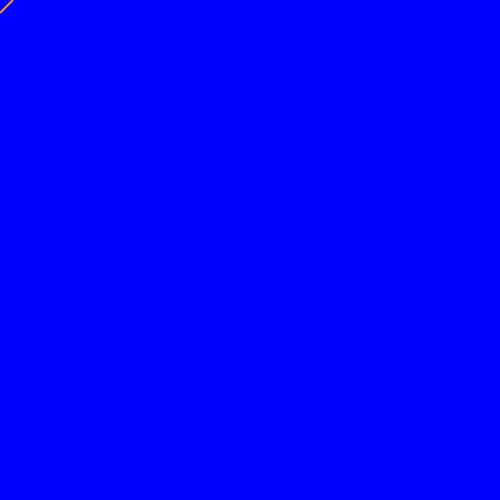
Frame 1 (no input)
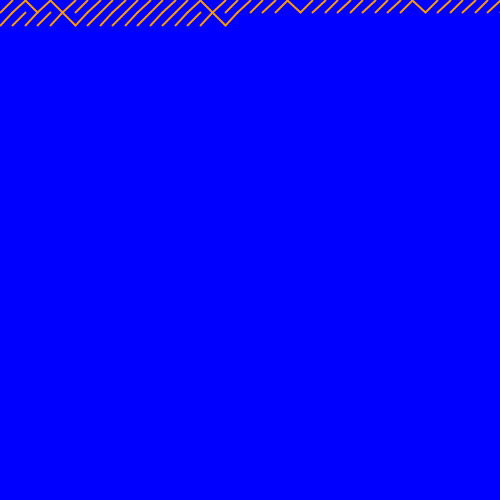
Frame 60 (the mouse pressed at the canvas centre just before this capture)
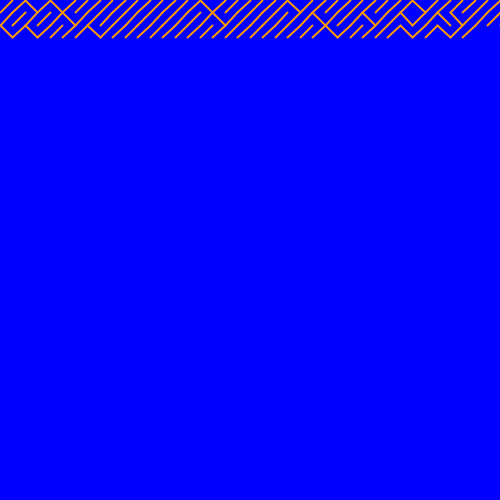
Frame 120 (the mouse held since frame 60 and released just before this capture)

The Processing sketch that drew these frames (run headless with seeded random() and noise(); from frame 60 on, the mouse is pressed at the canvas centre):

// Processing sketch: Slashes
// ── Slashes.pde
float DIVISIONS = 40;
float BALANCE = 0.8;
color BKG = color(0,0,255);
color COLOR = color(255,155,0);
float UNIT;
float x=0, y=0;

void setup()
{
	size(500,500);
	background(BKG);
  frameRate(10000);

	UNIT = width/DIVISIONS;

  strokeWeight(2);
}

void draw()
{
  if ( y == 0 && x == 0) background(BKG);
  drawThing(x,y);
  
  x+=UNIT;
  if (x > width)
  {
    x=0;
    y+=UNIT;
  }
  if (y > height) y=0;  
}

void drawThing(float x, float y)
{
  stroke(COLOR);
	if (random(1) > BALANCE) line(x,y,x+UNIT,y+UNIT);
	else line(x+UNIT,y,x,y+UNIT);
}
